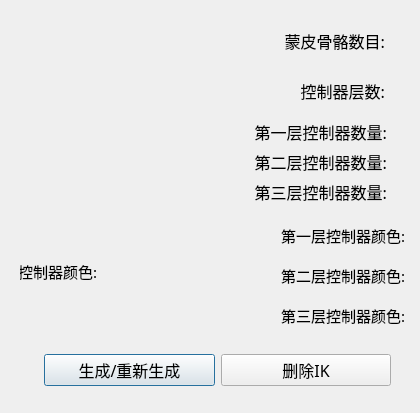
<?xml version="1.0" encoding="UTF-8"?>
<ui version="4.0">
 <class>SplineIKDialog</class>
 <widget class="QDialog" name="SplineIKDialog">
  <property name="geometry">
   <rect>
    <x>0</x>
    <y>0</y>
    <width>420</width>
    <height>413</height>
   </rect>
  </property>
  <property name="font">
   <font>
    <family>微软雅黑 Light</family>
    <pointsize>12</pointsize>
   </font>
  </property>
  <property name="windowTitle">
   <string>SplineIK</string>
  </property>
  <property name="toolTip">
   <string extracomment="请先选择一根曲线"/>
  </property>
  <widget class="QWidget" name="horizontalLayoutWidget_4">
   <property name="geometry">
    <rect>
     <x>40</x>
     <y>20</y>
     <width>351</width>
     <height>41</height>
    </rect>
   </property>
   <layout class="QHBoxLayout" name="horizontalLayout001">
    <property name="leftMargin">
     <number>2</number>
    </property>
    <property name="topMargin">
     <number>2</number>
    </property>
    <property name="rightMargin">
     <number>2</number>
    </property>
    <property name="bottomMargin">
     <number>2</number>
    </property>
    <item>
     <widget class="QLabel" name="label01">
      <property name="font">
       <font>
        <family>微软雅黑 Light</family>
        <pointsize>12</pointsize>
        <weight>50</weight>
        <bold>false</bold>
       </font>
      </property>
      <property name="text">
       <string>蒙皮骨骼数目: </string>
      </property>
      <property name="textFormat">
       <enum>Qt::AutoText</enum>
      </property>
      <property name="alignment">
       <set>Qt::AlignRight|Qt::AlignTrailing|Qt::AlignVCenter</set>
      </property>
     </widget>
    </item>
   </layout>
  </widget>
  <widget class="QWidget" name="horizontalLayoutWidget_2">
   <property name="geometry">
    <rect>
     <x>110</x>
     <y>220</y>
     <width>301</width>
     <height>31</height>
    </rect>
   </property>
   <layout class="QHBoxLayout" name="horizontalLayout006">
    <property name="leftMargin">
     <number>2</number>
    </property>
    <property name="topMargin">
     <number>2</number>
    </property>
    <property name="rightMargin">
     <number>2</number>
    </property>
    <property name="bottomMargin">
     <number>2</number>
    </property>
    <item>
     <widget class="QLabel" name="label06">
      <property name="font">
       <font>
        <family>微软雅黑 Light</family>
        <pointsize>11</pointsize>
        <weight>50</weight>
        <bold>false</bold>
       </font>
      </property>
      <property name="text">
       <string>第一层控制器颜色: </string>
      </property>
      <property name="textFormat">
       <enum>Qt::AutoText</enum>
      </property>
      <property name="alignment">
       <set>Qt::AlignRight|Qt::AlignTrailing|Qt::AlignVCenter</set>
      </property>
     </widget>
    </item>
   </layout>
  </widget>
  <widget class="QWidget" name="horizontalLayoutWidget_3">
   <property name="geometry">
    <rect>
     <x>40</x>
     <y>70</y>
     <width>351</width>
     <height>41</height>
    </rect>
   </property>
   <layout class="QHBoxLayout" name="horizontalLayout002">
    <property name="leftMargin">
     <number>2</number>
    </property>
    <property name="topMargin">
     <number>2</number>
    </property>
    <property name="rightMargin">
     <number>2</number>
    </property>
    <property name="bottomMargin">
     <number>2</number>
    </property>
    <item>
     <widget class="QLabel" name="label02">
      <property name="font">
       <font>
        <family>微软雅黑 Light</family>
        <pointsize>12</pointsize>
        <weight>50</weight>
        <bold>false</bold>
       </font>
      </property>
      <property name="text">
       <string>控制器层数: </string>
      </property>
      <property name="textFormat">
       <enum>Qt::AutoText</enum>
      </property>
      <property name="alignment">
       <set>Qt::AlignRight|Qt::AlignTrailing|Qt::AlignVCenter</set>
      </property>
     </widget>
    </item>
   </layout>
  </widget>
  <widget class="QWidget" name="horizontalLayoutWidget">
   <property name="geometry">
    <rect>
     <x>42</x>
     <y>340</y>
     <width>351</width>
     <height>61</height>
    </rect>
   </property>
   <layout class="QHBoxLayout" name="horizontalLayout009">
    <property name="leftMargin">
     <number>2</number>
    </property>
    <property name="topMargin">
     <number>2</number>
    </property>
    <property name="rightMargin">
     <number>2</number>
    </property>
    <property name="bottomMargin">
     <number>2</number>
    </property>
    <item>
     <widget class="QPushButton" name="GenerateBtn">
      <property name="text">
       <string>生成/重新生成</string>
      </property>
     </widget>
    </item>
    <item>
     <widget class="QPushButton" name="DeleteBtn">
      <property name="text">
       <string>删除IK</string>
      </property>
     </widget>
    </item>
   </layout>
  </widget>
  <widget class="QWidget" name="horizontalLayoutWidget_5">
   <property name="geometry">
    <rect>
     <x>40</x>
     <y>120</y>
     <width>351</width>
     <height>23</height>
    </rect>
   </property>
   <layout class="QHBoxLayout" name="horizontalLayout003">
    <property name="leftMargin">
     <number>0</number>
    </property>
    <property name="topMargin">
     <number>0</number>
    </property>
    <property name="rightMargin">
     <number>0</number>
    </property>
    <property name="bottomMargin">
     <number>0</number>
    </property>
    <item>
     <widget class="QLabel" name="label03">
      <property name="font">
       <font>
        <family>微软雅黑 Light</family>
        <pointsize>12</pointsize>
        <weight>50</weight>
        <bold>false</bold>
       </font>
      </property>
      <property name="text">
       <string>第一层控制器数量: </string>
      </property>
      <property name="textFormat">
       <enum>Qt::AutoText</enum>
      </property>
      <property name="alignment">
       <set>Qt::AlignRight|Qt::AlignTrailing|Qt::AlignVCenter</set>
      </property>
     </widget>
    </item>
   </layout>
  </widget>
  <widget class="QWidget" name="horizontalLayoutWidget_7">
   <property name="geometry">
    <rect>
     <x>40</x>
     <y>150</y>
     <width>351</width>
     <height>23</height>
    </rect>
   </property>
   <layout class="QHBoxLayout" name="horizontalLayout004">
    <property name="leftMargin">
     <number>0</number>
    </property>
    <property name="topMargin">
     <number>0</number>
    </property>
    <property name="rightMargin">
     <number>0</number>
    </property>
    <property name="bottomMargin">
     <number>0</number>
    </property>
    <item>
     <widget class="QLabel" name="label04">
      <property name="font">
       <font>
        <family>微软雅黑 Light</family>
        <pointsize>12</pointsize>
        <weight>50</weight>
        <bold>false</bold>
       </font>
      </property>
      <property name="text">
       <string>第二层控制器数量: </string>
      </property>
      <property name="textFormat">
       <enum>Qt::AutoText</enum>
      </property>
      <property name="alignment">
       <set>Qt::AlignRight|Qt::AlignTrailing|Qt::AlignVCenter</set>
      </property>
     </widget>
    </item>
   </layout>
  </widget>
  <widget class="QWidget" name="horizontalLayoutWidget_6">
   <property name="geometry">
    <rect>
     <x>40</x>
     <y>180</y>
     <width>351</width>
     <height>23</height>
    </rect>
   </property>
   <layout class="QHBoxLayout" name="horizontalLayout005">
    <property name="leftMargin">
     <number>0</number>
    </property>
    <property name="topMargin">
     <number>0</number>
    </property>
    <property name="rightMargin">
     <number>0</number>
    </property>
    <property name="bottomMargin">
     <number>0</number>
    </property>
    <item>
     <widget class="QLabel" name="label05">
      <property name="font">
       <font>
        <family>微软雅黑 Light</family>
        <pointsize>12</pointsize>
        <weight>50</weight>
        <bold>false</bold>
       </font>
      </property>
      <property name="text">
       <string>第三层控制器数量: </string>
      </property>
      <property name="textFormat">
       <enum>Qt::AutoText</enum>
      </property>
      <property name="alignment">
       <set>Qt::AlignRight|Qt::AlignTrailing|Qt::AlignVCenter</set>
      </property>
     </widget>
    </item>
   </layout>
  </widget>
  <widget class="QWidget" name="horizontalLayoutWidget_8">
   <property name="geometry">
    <rect>
     <x>110</x>
     <y>260</y>
     <width>301</width>
     <height>31</height>
    </rect>
   </property>
   <layout class="QHBoxLayout" name="horizontalLayout007">
    <property name="leftMargin">
     <number>2</number>
    </property>
    <property name="topMargin">
     <number>2</number>
    </property>
    <property name="rightMargin">
     <number>2</number>
    </property>
    <property name="bottomMargin">
     <number>2</number>
    </property>
    <item>
     <widget class="QLabel" name="label06_2">
      <property name="font">
       <font>
        <family>微软雅黑 Light</family>
        <pointsize>11</pointsize>
        <weight>50</weight>
        <bold>false</bold>
       </font>
      </property>
      <property name="text">
       <string>第二层控制器颜色: </string>
      </property>
      <property name="textFormat">
       <enum>Qt::AutoText</enum>
      </property>
      <property name="alignment">
       <set>Qt::AlignRight|Qt::AlignTrailing|Qt::AlignVCenter</set>
      </property>
     </widget>
    </item>
   </layout>
  </widget>
  <widget class="QWidget" name="horizontalLayoutWidget_9">
   <property name="geometry">
    <rect>
     <x>110</x>
     <y>300</y>
     <width>301</width>
     <height>31</height>
    </rect>
   </property>
   <layout class="QHBoxLayout" name="horizontalLayout008">
    <property name="leftMargin">
     <number>2</number>
    </property>
    <property name="topMargin">
     <number>2</number>
    </property>
    <property name="rightMargin">
     <number>2</number>
    </property>
    <property name="bottomMargin">
     <number>2</number>
    </property>
    <item>
     <widget class="QLabel" name="label06_3">
      <property name="font">
       <font>
        <family>微软雅黑 Light</family>
        <pointsize>11</pointsize>
        <weight>50</weight>
        <bold>false</bold>
       </font>
      </property>
      <property name="text">
       <string>第三层控制器颜色: </string>
      </property>
      <property name="textFormat">
       <enum>Qt::AutoText</enum>
      </property>
      <property name="alignment">
       <set>Qt::AlignRight|Qt::AlignTrailing|Qt::AlignVCenter</set>
      </property>
     </widget>
    </item>
   </layout>
  </widget>
  <widget class="QLabel" name="label06_4">
   <property name="geometry">
    <rect>
     <x>20</x>
     <y>226</y>
     <width>81</width>
     <height>91</height>
    </rect>
   </property>
   <property name="font">
    <font>
     <family>微软雅黑 Light</family>
     <pointsize>11</pointsize>
     <weight>50</weight>
     <bold>false</bold>
    </font>
   </property>
   <property name="text">
    <string>控制器颜色: </string>
   </property>
   <property name="textFormat">
    <enum>Qt::AutoText</enum>
   </property>
   <property name="alignment">
    <set>Qt::AlignRight|Qt::AlignTrailing|Qt::AlignVCenter</set>
   </property>
  </widget>
  <zorder>horizontalLayoutWidget_2</zorder>
  <zorder>horizontalLayoutWidget_3</zorder>
  <zorder>horizontalLayoutWidget</zorder>
  <zorder>horizontalLayoutWidget_5</zorder>
  <zorder>horizontalLayoutWidget_7</zorder>
  <zorder>horizontalLayoutWidget_6</zorder>
  <zorder>horizontalLayoutWidget_4</zorder>
  <zorder>horizontalLayoutWidget_8</zorder>
  <zorder>horizontalLayoutWidget_9</zorder>
  <zorder>label06_4</zorder>
 </widget>
 <tabstops>
  <tabstop>GenerateBtn</tabstop>
  <tabstop>DeleteBtn</tabstop>
 </tabstops>
 <resources/>
 <connections/>
</ui>
